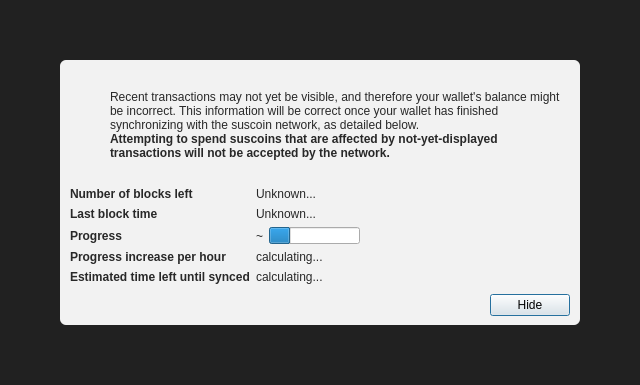
<?xml version="1.0" encoding="UTF-8"?>
<ui version="4.0">
 <class>ModalOverlay</class>
 <widget class="ModalOverlay" name="ModalOverlay">
  <property name="geometry">
   <rect>
    <x>0</x>
    <y>0</y>
    <width>640</width>
    <height>385</height>
   </rect>
  </property>
  <property name="windowTitle">
   <string>Form</string>
  </property>
  <layout class="QVBoxLayout" name="verticalLayout" stretch="0">
   <property name="sizeConstraint">
    <enum>QLayout::SetDefaultConstraint</enum>
   </property>
   <property name="leftMargin">
    <number>0</number>
   </property>
   <property name="topMargin">
    <number>0</number>
   </property>
   <property name="rightMargin">
    <number>0</number>
   </property>
   <property name="bottomMargin">
    <number>0</number>
   </property>
   <item>
    <widget class="QWidget" name="bgWidget" native="true">
     <property name="styleSheet">
      <string notr="true">#bgWidget { background: rgba(0,0,0,220); }</string>
     </property>
     <layout class="QVBoxLayout" name="verticalLayoutMain" stretch="1">
      <property name="leftMargin">
       <number>60</number>
      </property>
      <property name="topMargin">
       <number>60</number>
      </property>
      <property name="rightMargin">
       <number>60</number>
      </property>
      <property name="bottomMargin">
       <number>60</number>
      </property>
      <item>
       <widget class="QWidget" name="contentWidget" native="true">
        <property name="styleSheet">
         <string notr="true">#contentWidget { background: rgba(255,255,255,240); border-radius: 6px; }

QLabel { color: rgb(40,40,40);  }</string>
        </property>
        <layout class="QVBoxLayout" name="verticalLayoutSub" stretch="1,0,0,0">
         <property name="spacing">
          <number>0</number>
         </property>
         <property name="leftMargin">
          <number>10</number>
         </property>
         <property name="topMargin">
          <number>10</number>
         </property>
         <property name="rightMargin">
          <number>10</number>
         </property>
         <property name="bottomMargin">
          <number>10</number>
         </property>
         <item>
          <layout class="QHBoxLayout" name="horizontalLayoutIconText" stretch="0,1">
           <property name="topMargin">
            <number>20</number>
           </property>
           <item>
            <layout class="QVBoxLayout" name="verticalLayoutIcon">
             <property name="leftMargin">
              <number>0</number>
             </property>
             <item>
              <widget class="QPushButton" name="warningIcon">
               <property name="enabled">
                <bool>false</bool>
               </property>
               <property name="text">
                <string/>
               </property>
               <property name="icon">
                <iconset>
                 <normaloff>:/icons/warning</normaloff>
                 <disabledoff>:/icons/warning</disabledoff>:/icons/warning</iconset>
               </property>
               <property name="iconSize">
                <size>
                 <width>48</width>
                 <height>48</height>
                </size>
               </property>
               <property name="flat">
                <bool>true</bool>
               </property>
              </widget>
             </item>
             <item>
              <spacer name="verticalSpacerWarningIcon">
               <property name="orientation">
                <enum>Qt::Vertical</enum>
               </property>
               <property name="sizeHint" stdset="0">
                <size>
                 <width>20</width>
                 <height>40</height>
                </size>
               </property>
              </spacer>
             </item>
            </layout>
           </item>
           <item>
            <layout class="QVBoxLayout" name="verticalLayoutInfoText">
             <property name="leftMargin">
              <number>0</number>
             </property>
             <property name="topMargin">
              <number>0</number>
             </property>
             <item>
              <widget class="QLabel" name="infoText">
               <property name="text">
                <string>Recent transactions may not yet be visible, and therefore your wallet's balance might be incorrect. This information will be correct once your wallet has finished synchronizing with the suscoin network, as detailed below.</string>
               </property>
               <property name="textFormat">
                <enum>Qt::RichText</enum>
               </property>
               <property name="wordWrap">
                <bool>true</bool>
               </property>
              </widget>
             </item>
             <item>
              <widget class="QLabel" name="infoTextStrong">
               <property name="font">
                <font>
                 <weight>75</weight>
                 <bold>true</bold>
                </font>
               </property>
               <property name="text">
                <string>Attempting to spend suscoins that are affected by not-yet-displayed transactions will not be accepted by the network.</string>
               </property>
               <property name="textFormat">
                <enum>Qt::RichText</enum>
               </property>
               <property name="wordWrap">
                <bool>true</bool>
               </property>
              </widget>
             </item>
             <item>
              <spacer name="verticalSpacerInTextSpace">
               <property name="orientation">
                <enum>Qt::Vertical</enum>
               </property>
               <property name="sizeHint" stdset="0">
                <size>
                 <width>20</width>
                 <height>40</height>
                </size>
               </property>
              </spacer>
             </item>
            </layout>
           </item>
          </layout>
         </item>
         <item>
          <spacer name="verticalSpacerAfterText">
           <property name="orientation">
            <enum>Qt::Vertical</enum>
           </property>
           <property name="sizeHint" stdset="0">
            <size>
             <width>20</width>
             <height>40</height>
            </size>
           </property>
          </spacer>
         </item>
         <item>
          <layout class="QFormLayout" name="formLayout">
           <property name="fieldGrowthPolicy">
            <enum>QFormLayout::FieldsStayAtSizeHint</enum>
           </property>
           <property name="horizontalSpacing">
            <number>6</number>
           </property>
           <property name="verticalSpacing">
            <number>6</number>
           </property>
           <property name="topMargin">
            <number>10</number>
           </property>
           <item row="0" column="0">
            <widget class="QLabel" name="labelNumberOfBlocksLeft">
             <property name="font">
              <font>
               <weight>75</weight>
               <bold>true</bold>
              </font>
             </property>
             <property name="text">
              <string>Number of blocks left</string>
             </property>
            </widget>
           </item>
           <item row="0" column="1">
            <widget class="QLabel" name="numberOfBlocksLeft">
             <property name="text">
              <string>Unknown...</string>
             </property>
            </widget>
           </item>
           <item row="1" column="0">
            <widget class="QLabel" name="labelLastBlockTime">
             <property name="font">
              <font>
               <weight>75</weight>
               <bold>true</bold>
              </font>
             </property>
             <property name="text">
              <string>Last block time</string>
             </property>
            </widget>
           </item>
           <item row="1" column="1">
            <widget class="QLabel" name="newestBlockDate">
             <property name="sizePolicy">
              <sizepolicy hsizetype="Maximum" vsizetype="Preferred">
               <horstretch>0</horstretch>
               <verstretch>0</verstretch>
              </sizepolicy>
             </property>
             <property name="text">
              <string>Unknown...</string>
             </property>
            </widget>
           </item>
           <item row="2" column="0">
            <widget class="QLabel" name="labelSyncDone">
             <property name="font">
              <font>
               <weight>75</weight>
               <bold>true</bold>
              </font>
             </property>
             <property name="text">
              <string>Progress</string>
             </property>
            </widget>
           </item>
           <item row="2" column="1">
            <layout class="QHBoxLayout" name="horizontalLayoutSync" stretch="0,1">
             <item>
              <widget class="QLabel" name="percentageProgress">
               <property name="text">
                <string notr="true">~</string>
               </property>
              </widget>
             </item>
             <item>
              <widget class="QProgressBar" name="progressBar">
               <property name="value">
                <number>24</number>
               </property>
               <property name="format">
                <string/>
               </property>
              </widget>
             </item>
            </layout>
           </item>
           <item row="4" column="0">
            <widget class="QLabel" name="labelProgressIncrease">
             <property name="font">
              <font>
               <weight>75</weight>
               <bold>true</bold>
              </font>
             </property>
             <property name="text">
              <string>Progress increase per hour</string>
             </property>
            </widget>
           </item>
           <item row="4" column="1">
            <widget class="QLabel" name="progressIncreasePerH">
             <property name="text">
              <string>calculating...</string>
             </property>
            </widget>
           </item>
           <item row="5" column="0">
            <widget class="QLabel" name="labelEstimatedTimeLeft">
             <property name="font">
              <font>
               <weight>75</weight>
               <bold>true</bold>
              </font>
             </property>
             <property name="text">
              <string>Estimated time left until synced</string>
             </property>
            </widget>
           </item>
           <item row="5" column="1">
            <widget class="QLabel" name="expectedTimeLeft">
             <property name="text">
              <string>calculating...</string>
             </property>
            </widget>
           </item>
          </layout>
         </item>
         <item>
          <layout class="QHBoxLayout" name="horizontalLayoutButtons">
           <property name="leftMargin">
            <number>10</number>
           </property>
           <property name="topMargin">
            <number>10</number>
           </property>
           <item>
            <spacer name="horizontalSpacer">
             <property name="orientation">
              <enum>Qt::Horizontal</enum>
             </property>
             <property name="sizeHint" stdset="0">
              <size>
               <width>40</width>
               <height>20</height>
              </size>
             </property>
            </spacer>
           </item>
           <item>
            <widget class="QPushButton" name="closeButton">
             <property name="text">
              <string>Hide</string>
             </property>
             <property name="focusPolicy">
              <enum>Qt::StrongFocus</enum>
             </property>
             <property name="default">
              <bool>true</bool>
             </property>
            </widget>
           </item>
          </layout>
         </item>
        </layout>
       </widget>
      </item>
     </layout>
    </widget>
   </item>
  </layout>
 </widget>
 <customwidgets>
  <customwidget>
   <class>ModalOverlay</class>
   <extends>QWidget</extends>
   <header>qt/modaloverlay.h</header>
   <container>1</container>
  </customwidget>
 </customwidgets>
 <resources/>
 <connections/>
</ui>
